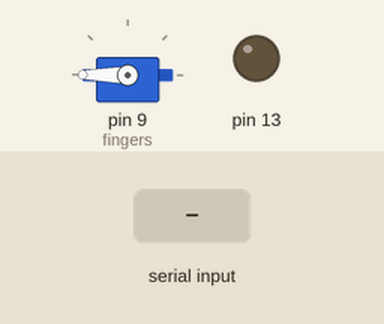
The sketch below on a simulated Arduino Uno, built with avr-gcc and run on an emulated ATmega328P. Parts: servo, output pins drawn as LEDs (lit = HIGH). The test bench sets the inputs (shaded band).

Above: at 1.2 s.
1.3 s: "1" received over the second serial link
At 1.7 s:
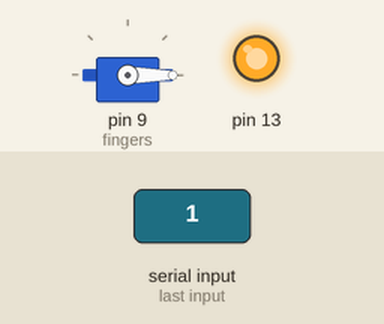
Timing chart, 0 to 4.3 s (numbered marks = the images above; inputs shaded):
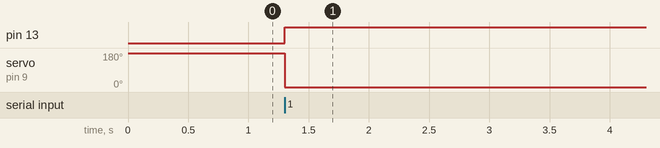

The sketch:

VR_Gloves.ino
```cpp
#include <SoftwareSerial.h>
#include <Servo.h>

SoftwareSerial BLE_Serial(2, 3);

int previousPos = 180;

Servo fingers;

void setup() {
  Serial.begin(9600);
  BLE_Serial.begin(9600);
  pinMode(13, OUTPUT);
  fingers.write(180);
  digitalWrite(6, HIGH);
  fingers.attach(9);
}

void loop() {
  if (BLE_Serial.available()) {
    int i = BLE_Serial.read();

    if (i == 0) { //inverted
      int pos = 180;

      if (pos != previousPos) {
        fingers.write(180);
      }

      previousPos = pos;

      digitalWrite(13, LOW);
    } else {
      int pos = 0;

      if (pos != previousPos) {
        fingers.write(0);
      }

      previousPos = pos;

      digitalWrite(13, HIGH);
    }
  }
}
```

Measured:
- after the input at 1.3 s, pin 13: LOW → HIGH at once; servo on pin 9 (fingers): 180° → 0° at once
